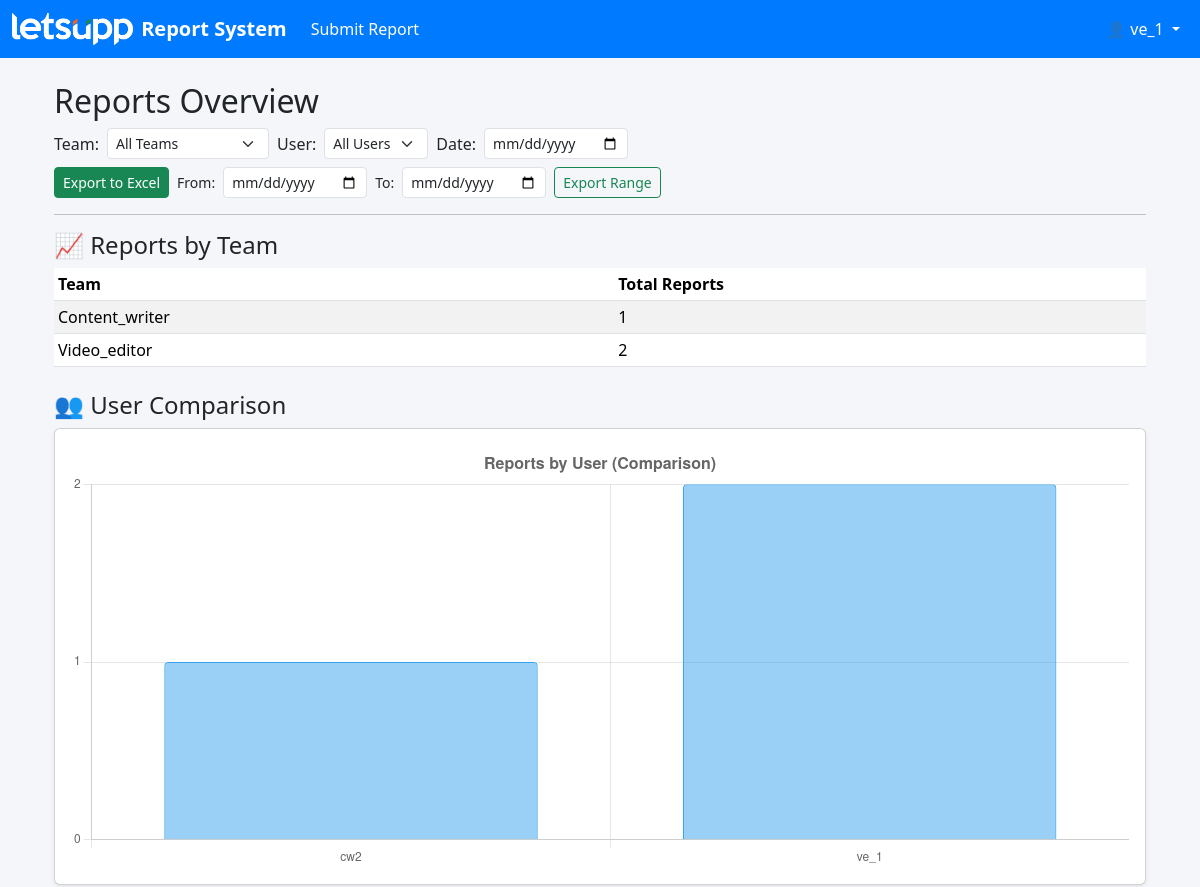
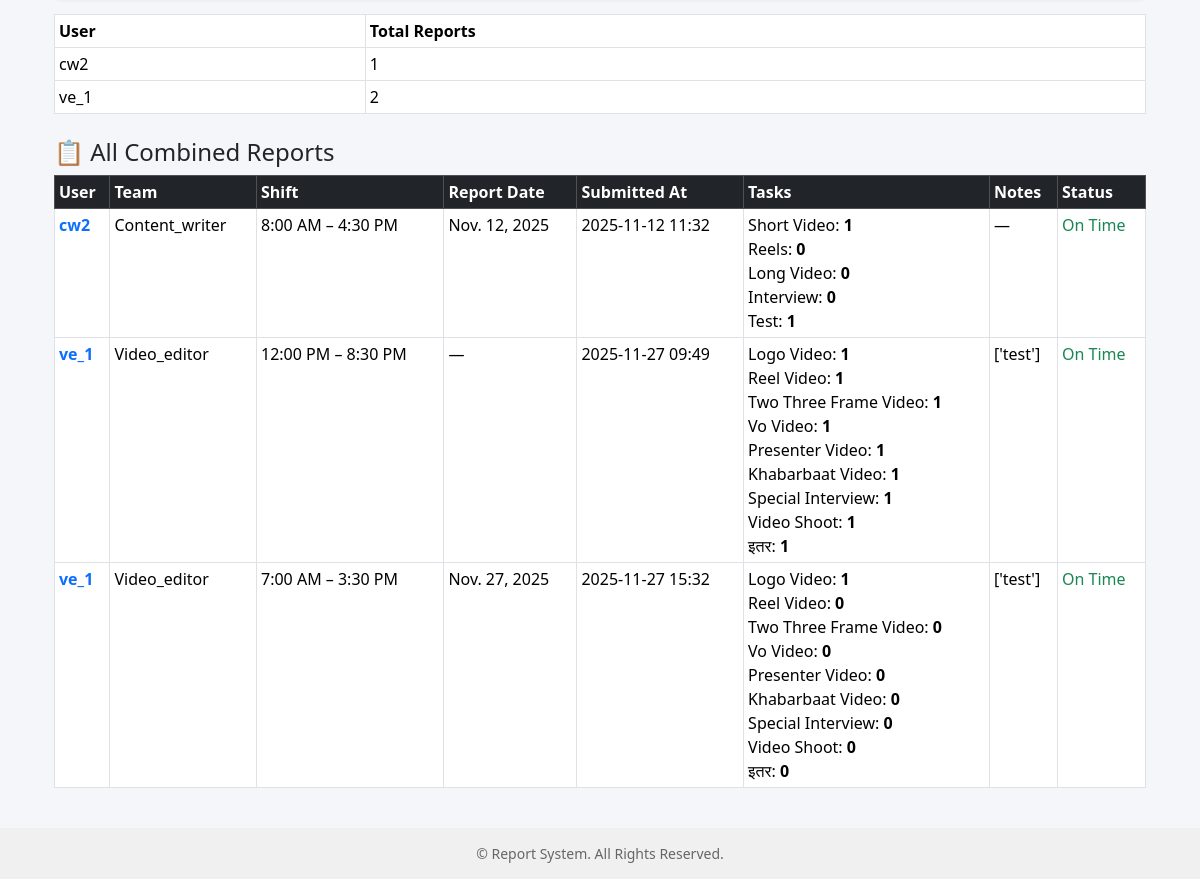
The app's page /admin-reports/ (signed in) with its own data (2 pictures, top to bottom).
### reports/models.py (models this page shows, shortened)
class User(AbstractUser):
    TEAM_CHOICES = [
        ('content_writer', 'Content Writer'),
        ('graphic_designer', 'Graphic Designer'),
        ('video_editor', 'Video Editor'),
        ('social_media', 'Social Media'),
        ('video_producer', 'Video Producer'),
        ('reporter', 'Reporter'),
        ('cameraman', 'Cameraman'),
        ('marketing', 'Marketing'),
    ]
    team = models.CharField(max_length=50, choices=TEAM_CHOICES)
    contact = models.CharField(max_length=15, blank=True, null=True)

class Report(models.Model):
    SHIFT_CHOICES = [
        ('7_3_30', '7:00 AM – 3:30 PM'),
        ('8_8_30', '8:00 AM – 4:30 PM'),
        ('9_5_30', '9:00 AM – 5:30 PM'),
        ('10_6_30', '10:00 AM – 6:30 PM'),
        ('12_8_30', '12:00 PM – 8:30 PM'),
        ('2_30_11', '2:30 PM – 11:00 PM'),
        ('wfh', 'Work From Home'),
    ]
    user = models.ForeignKey(User, on_delete=models.CASCADE)
    shift = models.CharField(max_length=20, choices=SHIFT_CHOICES, default='9_5_30')
    date = models.DateField(auto_now_add=True, help_text="Auto submission date")
    custom_date = models.DateField(blank=True, null=True, help_text="The date this report is for")
    presenter_video = models.IntegerField(default=0, blank=True, null=True)
    live_video = models.IntegerField(default=0, blank=True, null=True)
    logo_video = models.IntegerField(default=0, blank=True, null=True)
    special_work_video = models.IntegerField(default=0, blank=True, null=True)
    reel_video = models.IntegerField(default=0, blank=True, null=True)
    vo_video = models.IntegerField(default=0, blank=True, null=True)
    interview_video = models.IntegerField(default=0, blank=True, null=True)
    anchor_presenter_video = models.IntegerField(default=0, blank=True, null=True)
    notes = models.TextField(blank=True, null=True)
    created_at = models.DateTimeField(auto_now_add=True)
    tasks = models.JSONField(blank=True, null=True)
    @property
    def is_late_submission(self):
        if self.custom_date:
            return self.custom_date < self.date
        return False

class DynamicField(models.Model):
    FIELD_TYPES = [
        ('text', 'Text'),
        ('number', 'Number'),
        ('date', 'Date'),
        ('textarea', 'Textarea'),
        ('boolean', 'Checkbox'),
    ]
    TEAM_CHOICES = User.TEAM_CHOICES
    team = models.CharField(max_length=100, choices=TEAM_CHOICES)
    name = models.CharField(max_length=100)
    label = models.CharField(max_length=150)
    field_type = models.CharField(max_length=50, choices=FIELD_TYPES)
    required = models.BooleanField(default=False)

### reports/views.py (the view)
# urls.py: path("admin-reports/", admin_reports_overview, name="admin_reports_overview"),
@staff_member_required
def admin_reports_overview(request):
    team_filter = request.GET.get("team")
    user_filter = request.GET.get("user")
    date_filter = request.GET.get("date")
    reports = Report.objects.select_related("user").prefetch_related("dynamic_responses")
    if team_filter:
        reports = reports.filter(user__team=team_filter)
    if user_filter:
        reports = reports.filter(user__username=user_filter)
    if date_filter:
        reports = reports.filter(custom_date=date_filter)
    combined = {}
    for r in reports:
        key = (r.user.id, r.custom_date, r.shift)
        if key not in combined:
            combined[key] = {
                "user": r.user,
                "team": r.user.team,
                "shift": r.get_shift_display(),
                "custom_date": r.custom_date,
                "tasks": defaultdict(int),
                "notes": [],
                "created_at": r.created_at,
                "is_late_submission": r.is_late_submission,
            }
        for k, v in (r.tasks or {}).items():
            try:
                combined[key]["tasks"][k] += int(v)
            except:
                combined[key]["tasks"][k] = v
        for resp in r.dynamic_responses.all():
            combined[key]["tasks"][resp.field.label] = resp.value
        if r.notes:
            combined[key]["notes"].append(r.notes)
    for key in combined:
        formatted = {}
        for k, v in combined[key]["tasks"].items():
            formatted[k.replace("_", " ").title()] = v
        combined[key]["tasks"] = formatted
    return render(
        request,
        "reports/admin_overview.html",
        {
            "reports": list(combined.values()),
            "reports_by_team": reports.values("user__team").annotate(total=Count("id")),
            "reports_by_user": reports.values("user__username").annotate(total=Count("id")),
            "teams": User.objects.values_list("team", flat=True).distinct(),
            "users": User.objects.all(),
            "selected_team": team_filter,
            "selected_user": user_filter,
        },
    )

### reports/templates/reports/admin_overview.html (shortened to what this page needs)
{% extends "base.html" %}
{% load static %}
{% block content %}
<div class="container mt-3">
  <h2>Reports Overview</h2>
  <div class="d-flex justify-content-between align-items-center mb-3 flex-wrap gap-2">
    <form method="get" class="d-flex gap-2 align-items-center flex-wrap">
      <label for="team">Team:</label>
      <select name="team" id="team" onchange="this.form.submit()" class="form-select form-select-sm w-auto">
        <option value="">All Teams</option>
      </select>
      <label for="user">User:</label>
      <select name="user" id="user" onchange="this.form.submit()" class="form-select form-select-sm w-auto">
        <option value="">All Users</option>
      </select>
      <label for="date">Date:</label>
      <input type="date" name="date" id="date" value="{{ request.GET.date }}" onchange="this.form.submit()" class="form-control form-control-sm w-auto">
    </form>
    <div class="d-flex align-items-center gap-2">
      <a href="{% url 'export_reports_excel' %}?team={{ selected_team }}&user={{ selected_user }}&date={{ request.GET.date }}"
         class="btn btn-success btn-sm">Export to Excel</a>
      <form method="post" action="{% url 'export_reports_excel' %}" class="d-flex align-items-center gap-2">
        <label for="start_date" class="mb-0 small">From:</label>
        <input type="date" name="start_date" id="start_date" class="form-control form-control-sm w-auto" required>
        <label for="end_date" class="mb-0 small">To:</label>
        <input type="date" name="end_date" id="end_date" class="form-control form-control-sm w-auto" required>
        <button type="submit" class="btn btn-outline-success btn-sm">Export Range</button>
      </form>
    </div>
  </div>
  <hr>
  <h4>📈 Reports by Team</h4>
  <table class="table table-sm table-striped">
    <thead><tr><th>Team</th><th>Total Reports</th></tr></thead>
    <tbody>
      {% for row in reports_by_team %}
        <tr>
          <td>{{ row.user__team|default:"—"|capfirst }}</td>
          <td>{{ row.total }}</td>
        </tr>
      {% empty %}
        <tr><td colspan="2">No data available.</td></tr>
      {% endfor %}
    </tbody>
  </table>
  <h4 class="mt-4">👥 User Comparison</h4>
  <div class="card mb-3 shadow-sm">
    <div class="card-body">
      <canvas id="userComparisonChart" height="120"></canvas>
    </div>
  </div>
  <table class="table table-sm table-bordered">
    <thead><tr><th>User</th><th>Total Reports</th></tr></thead>
    <tbody>
      {% for row in reports_by_user %}
        <tr>
          <td>{{ row.user__username }}</td>
          <td>{{ row.total }}</td>
        </tr>
      {% empty %}
        <tr><td colspan="2">No users found.</td></tr>
      {% endfor %}
    </tbody>
  </table>
  <h4 class="mt-4">📋 All Combined Reports</h4>
  <table class="table table-sm table-bordered">
    <thead class="table-dark">
      <tr>
        <th>User</th>
        <th>Team</th>
        <th>Shift</th>
        <th>Report Date</th>
        <th>Submitted At</th>
        <th>Tasks</th>
        <th>Notes</th>
        <th>Status</th>
      </tr>
    </thead>
    <tbody>
      {% for report in reports %}
        <tr>
          <td>
            <a href="{% url 'user_report_detail' report.user.username %}" class="text-decoration-none fw-semibold">
            {{ report.user.username }}
            </a>
          </td>
          <td>{{ report.team|capfirst }}</td>
          <td>{{ report.shift }}</td>
          <td>{{ report.custom_date|default:"—" }}</td>
          <td>{{ report.created_at|date:"Y-m-d H:i" }}</td>
          <td>
            {% if report.tasks %}
              {% for k, v in report.tasks.items %}
                <div>{{ k }}: <strong>{{ v }}</strong></div>
              {% endfor %}
            {% else %}
              —
            {% endif %}
          </td>
          <td>
            {% if report.notes %}
              {{ report.notes }}
            {% else %}
              —
            {% endif %}
          </td>
          <td>
            {% if report.is_late_submission %}
              <span class="text-danger">Late</span>
            {% else %}
              <span class="text-success">On Time</span>
            {% endif %}
          </td>
        </tr>
      {% empty %}
        <tr><td colspan="8">No reports found.</td></tr>
      {% endfor %}
    </tbody>
  </table>
</div>
<script>
  const ctx = document.getElementById('userComparisonChart').getContext('2d');
  const userComparisonChart = new Chart(ctx, {
    type: 'bar',
    data: {
      labels: [{% for row in reports_by_user %}'{{ row.user__username }}'{% if not forloop.last %}, {% endif %}{% endfor %}],
      datasets: [{
        label: 'Total Reports',
        data: [{% for row in reports_by_user %}{{ row.total }}{% if not forloop.last %}, {% endif %}{% endfor %}],
        backgroundColor: 'rgba(54, 162, 235, 0.5)',
        borderColor: 'rgba(54, 162, 235, 1)',
        borderWidth: 1,
        borderRadius: 4,
      }]
    },
    options: {
      responsive: true,
      scales: {
        y: {
          beginAtZero: true,
          ticks: { stepSize: 1 }
        }
      },
      plugins: {
        legend: { display: false },
        title: {
          display: true,
          text: 'Reports by User (Comparison)',
          font: { size: 16 }
        }
      }
    }
  });
</script>
{% endblock %}

### templates/base.html (shortened to what this page needs)
{% load static %}
<!DOCTYPE html>
<html lang="en">
<head>
    <link href="https://cdn.jsdelivr.net/npm/bootstrap@5.3.3/dist/css/bootstrap.min.css" rel="stylesheet">
</head>
<body>
<nav class="navbar navbar-expand-lg navbar-dark">
    <div class="container-fluid">
        <a class="navbar-brand" href="{% url 'submit_report' %}">
            <img src="{% static 'reports/Logo.png' %}" alt="Logo">
            Report System
        </a>
        <div class="collapse navbar-collapse" id="navbarNav">
            <ul class="navbar-nav me-auto">
                <li class="nav-item">
                    <a class="nav-link" href="{% url 'submit_report' %}">Submit Report</a>
                </li>
            </ul>
            <ul class="navbar-nav ms-auto">
                {% if user.is_authenticated %}
                <li class="nav-item dropdown">
                    <a class="nav-link dropdown-toggle" href="#" id="userMenu"
                       role="button" data-bs-toggle="dropdown" aria-expanded="false">
                        👤 {{ user.username }}
                    </a>
                </li>
                {% else %}
                <li class="nav-item">
                    <a class="btn btn-light" href="{% url 'login' %}">Login</a>
                </li>
                {% endif %}
            </ul>
        </div>
    </div>
</nav>
<div class="container mt-4">
    {% block content %}
    {% endblock %}
</div>
<footer>
    © {{ now|date:"Y" }} Report System. All Rights Reserved.
</footer>
</body>
</html>

### templates/base.html (style rules this page uses)
body { background-color: #f5f6fa; font-family: "Segoe UI", Tahoma, sans-serif; }
.navbar { background-color: #007bff; }
.navbar-brand { color: #fff !important; font-weight: 600; display: flex; align-items: center; }
.navbar-brand img { height: 32px; margin-right: 8px; }
.nav-link { color: white !important; font-weight: 500; }
footer { margin-top: 40px; padding: 15px 0; text-align: center; background-color: #f0f0f0; color: #666; font-size: 14px; }

### records on screen
User: username "ve_1", user.username "ve_1", team "Video_editor", shift "12:00 PM – 8:30 PM", custom_date "—", created_at "2025-11-27 09:49", tasks "Logo Video" "Reel Video" "Two Three Frame Video" "Vo Video" "Presenter Video" "Khabarbaat Video" "Special Interview" "Video Shoot" "इतर" "Logo Video" "Reel Video" "Two Three Frame Video" "Vo Video" "Presenter Video" "Khabarbaat Video" "Special Interview" "Video Shoot" "इतर", tasks "1" "1" "1" "1" "1" "1" "1" "1" "1" "1" "0" "0" "0" "0" "0" "0" "0" "0", notes "['test']", shift "7:00 AM – 3:30 PM", custom_date "Nov. 27, 2025", created_at "2025-11-27 15:32"
User: user__username "cw2", total "1", user.username "cw2", team "Content_writer", shift "8:00 AM – 4:30 PM", custom_date "Nov. 12, 2025", created_at "2025-11-12 11:32", tasks "Short Video" "Reels" "Long Video" "Interview", tasks "1" "0" "0" "0"
DynamicField: k "Test", v "1"

### other values on screen
{{ row.user__team|default:"—"|capfirst }} "Content_writer" "Video_editor"
{{ row.total }} "1" "2"
{{ row.user__username }} "ve_1"
{{ row.total }} "2"
chart data {{ row.user__username }} cw2, ve_1
chart data {{ row.total }} 1, 2
